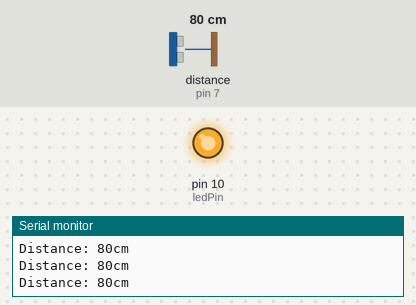
Bench run of a sketch on a simulated Arduino Uno, built with avr-gcc and run on an emulated ATmega328P. Shown: output pins drawn as LEDs (lit = HIGH), the last lines printed to the serial monitor. Wiring (inferred from the names in the program): ultrasonic range finder: trigger pin 7; echo pin 7. The test bench sets the inputs (shaded band); at power-on: distance to the obstacle (sensor on pin 7) 80 cm. The echo pulse lasts 58.3 µs per cm.

Above: at 1.2 s.
1.3 s: distance to the obstacle (sensor on pin 7) set to 145 cm
2.8 s: distance to the obstacle (sensor on pin 7) set to 154 cm
At 4.1 s:
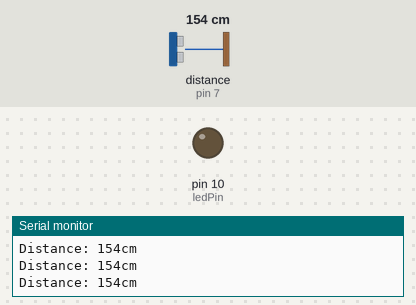
4.4 s: distance to the obstacle (sensor on pin 7) set to 2 cm
At 5.4 s:
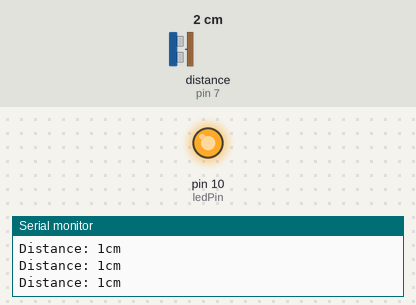
5.9 s: distance to the obstacle (sensor on pin 7) set to 250 cm
At 6.5 s:
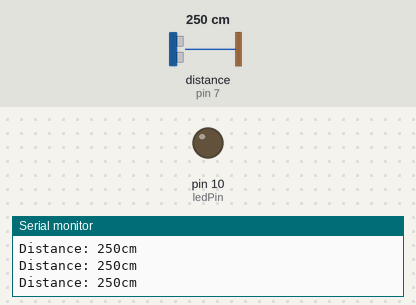
Timing chart, 0 to 8.4 s (numbered marks = the images above; inputs shaded):
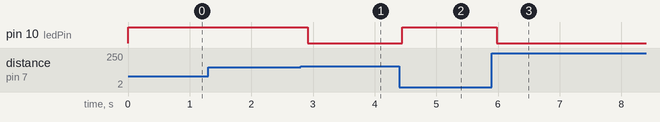

Measured:
- the behaviour switches between 149 and 150 cm on distance to the obstacle (sensor on pin 7) (found by bisection; images 0 and 1)
- after the input at 2.8 s, pin 10 (ledPin): HIGH → LOW after 0.12 s
- after the input at 4.4 s, pin 10 (ledPin): LOW → HIGH after 0.05 s
- after the input at 5.9 s, pin 10 (ledPin): HIGH → LOW after 0.08 s

The sketch:

Arduino_File.ino
```cpp
// It's the pin number
// of the sensor's output:
const int pingPin = 7;
const int piezzoPin = 9;
const int ledPin = 10;

void setup() {
  // initialize serial communication:
  Serial.begin(9600);
  pinMode(ledPin, OUTPUT);
}

void loop() {
  long duration, cm;

  // The PING))) is triggered by a HIGH pulse of 2 or more microseconds.
  // Give a short LOW pulse beforehand to ensure a clean HIGH pulse:
  pinMode(pingPin, OUTPUT);
  digitalWrite(pingPin, LOW);
  delayMicroseconds(2);
  digitalWrite(pingPin, HIGH);
  delayMicroseconds(5);
  digitalWrite(pingPin, LOW);

  // The same pin is used to read the signal from the PING))): a HIGH
  // pulse whose duration is the time (in microseconds) from the sending
  // of the ping to the reception of its echo off of an object.
  pinMode(pingPin, INPUT);
  duration = pulseIn(pingPin, HIGH);

  // convert the time into a distance
  cm = microsecondsToCentimeters(duration);

  // Print the distance
  Serial.print("Distance: ");
  Serial.print(cm);
  Serial.print("cm");
  Serial.println();

  // Turn on the LED if the object is too close:
  if(cm < 150) {
    digitalWrite(piezzoPin, HIGH);
    digitalWrite(ledPin, HIGH);
  }
  else {
    digitalWrite(piezzoPin, LOW);
    digitalWrite(ledPin, LOW);
  }

  delay(100);
}

long microsecondsToCentimeters(long microseconds) {
  // The speed of sound is 340 m/s or 29 microseconds per centimeter.
  // The ping travels out and back, so to find the distance of the
  // object we take half of the distance travelled.
  return microseconds / 29 / 2;
}
```
